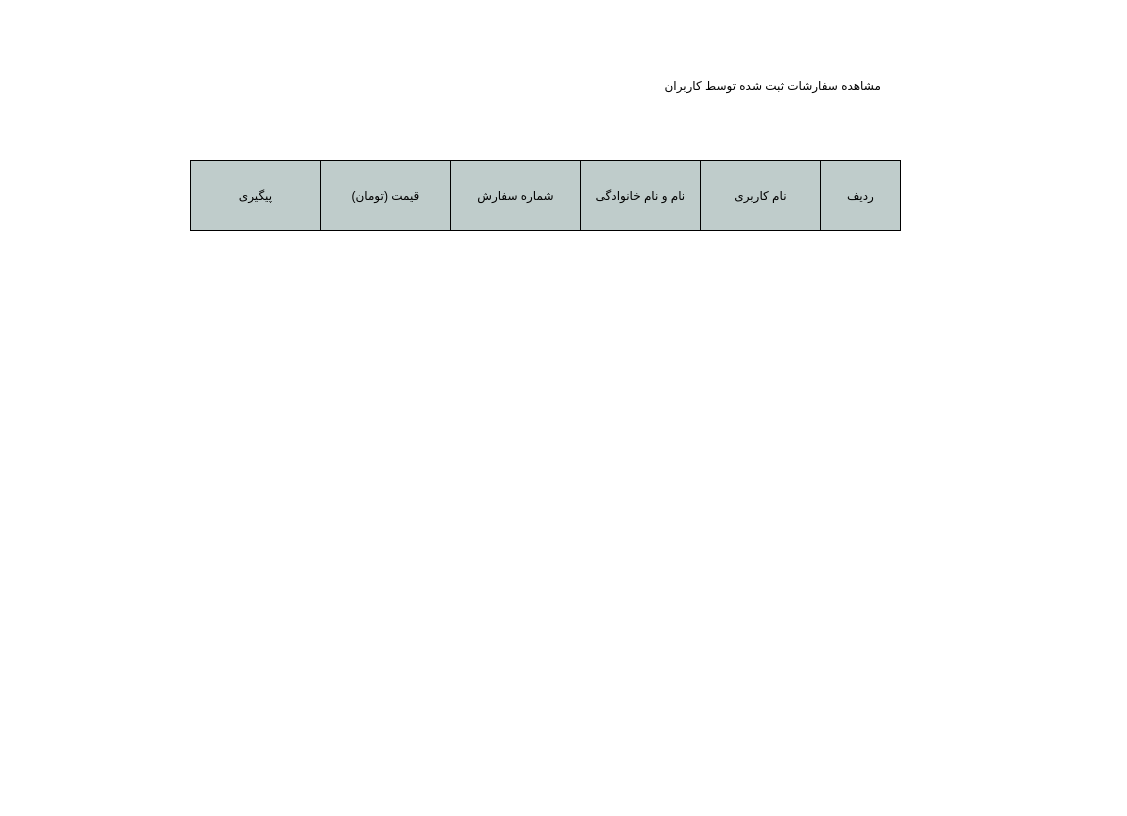
<?xml version="1.0" encoding="UTF-8"?>
<ui version="4.0">
 <class>mainWindow</class>
 <widget class="QDialog" name="mainWindow">
  <property name="geometry">
   <rect>
    <x>0</x>
    <y>0</y>
    <width>1127</width>
    <height>816</height>
   </rect>
  </property>
  <property name="windowTitle">
   <string>Dialog</string>
  </property>
  <property name="styleSheet">
   <string notr="true">#mainWindow{
background-color : #fff
}</string>
  </property>
  <widget class="QLabel" name="label">
   <property name="geometry">
    <rect>
     <x>160</x>
     <y>50</y>
     <width>721</width>
     <height>71</height>
    </rect>
   </property>
   <property name="styleSheet">
    <string notr="true">font: 28pt &quot;B narm&quot;;</string>
   </property>
   <property name="text">
    <string>مشاهده سفارشات ثبت شده توسط کاربران</string>
   </property>
  </widget>
  <widget class="QLabel" name="label_10">
   <property name="geometry">
    <rect>
     <x>20</x>
     <y>30</y>
     <width>55</width>
     <height>51</height>
    </rect>
   </property>
   <property name="text">
    <string/>
   </property>
   <property name="pixmap">
    <pixmap>../Tools/imgs/refresh_btn.jpg</pixmap>
   </property>
  </widget>
  <widget class="QPushButton" name="pushButton_3">
   <property name="geometry">
    <rect>
     <x>450</x>
     <y>160</y>
     <width>131</width>
     <height>71</height>
    </rect>
   </property>
   <property name="styleSheet">
    <string notr="true">border:1px solid #000;
background-color: rgb(191, 204, 203);</string>
   </property>
   <property name="text">
    <string>شماره سفارش</string>
   </property>
  </widget>
  <widget class="QPushButton" name="pushButton_2">
   <property name="geometry">
    <rect>
     <x>580</x>
     <y>160</y>
     <width>121</width>
     <height>71</height>
    </rect>
   </property>
   <property name="styleSheet">
    <string notr="true">border:1px solid #000;
background-color: rgb(191, 204, 203);</string>
   </property>
   <property name="text">
    <string>نام و نام خانوادگی</string>
   </property>
  </widget>
  <widget class="QPushButton" name="pushButton_5">
   <property name="geometry">
    <rect>
     <x>320</x>
     <y>160</y>
     <width>131</width>
     <height>71</height>
    </rect>
   </property>
   <property name="styleSheet">
    <string notr="true">border:1px solid #000;
background-color: rgb(191, 204, 203);</string>
   </property>
   <property name="text">
    <string>قیمت (تومان)</string>
   </property>
  </widget>
  <widget class="QPushButton" name="pushButton_7">
   <property name="geometry">
    <rect>
     <x>190</x>
     <y>160</y>
     <width>131</width>
     <height>71</height>
    </rect>
   </property>
   <property name="styleSheet">
    <string notr="true">border:1px solid #000;
background-color: rgb(191, 204, 203);</string>
   </property>
   <property name="text">
    <string>پیگیری</string>
   </property>
  </widget>
  <widget class="QPushButton" name="pushButton_4">
   <property name="geometry">
    <rect>
     <x>820</x>
     <y>160</y>
     <width>81</width>
     <height>71</height>
    </rect>
   </property>
   <property name="styleSheet">
    <string notr="true">border:1px solid #000;
background-color: rgb(191, 204, 203);</string>
   </property>
   <property name="text">
    <string>ردیف</string>
   </property>
  </widget>
  <widget class="QPushButton" name="pushButton">
   <property name="geometry">
    <rect>
     <x>700</x>
     <y>160</y>
     <width>121</width>
     <height>71</height>
    </rect>
   </property>
   <property name="styleSheet">
    <string notr="true">border:1px solid #000;
background-color: rgb(191, 204, 203);</string>
   </property>
   <property name="text">
    <string>نام کاربری</string>
   </property>
  </widget>
  <widget class="QPushButton" name="refresh_btn">
   <property name="geometry">
    <rect>
     <x>20</x>
     <y>30</y>
     <width>51</width>
     <height>51</height>
    </rect>
   </property>
   <property name="cursor">
    <cursorShape>PointingHandCursor</cursorShape>
   </property>
   <property name="styleSheet">
    <string notr="true">background-color:transparent;
border:none;</string>
   </property>
   <property name="text">
    <string/>
   </property>
  </widget>
 </widget>
 <resources/>
 <connections/>
</ui>
